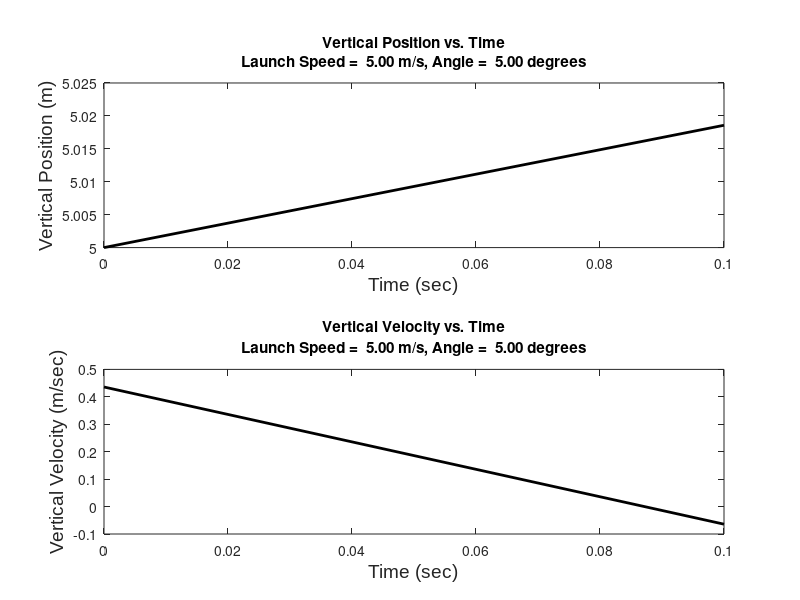

Here is the MATLAB script that generated this plot:
%   Filename: Two_Dimensional_Projectile.m
% ------------------------------------------------------------------------
%   James R. Haberland 19032003
%   Hoover High School
%   Ms. Harris
%
%   Start Date: Oct 08, 2019
%   Last Revised On: Oct 09, 2019
%
%   Purpose: Take inputs and do calcuations for projectile problems, that
%            involve two dimensions.
%
%   Psuedocode:
%   1. Take inputs for the calculations (Launch: Angle & Speed; Vertical
%      Acceleration, Initial Position, & Final Position.)
%   2. Do the calculation with the data (Initial horizontal and vertical
%   velocities;Total time in the air; Horizontal displacment; vertical
%   position quatio, horizontal position equation, and vertical velocity
%   equation.)
%   3. Output a formatted text display (Total time in air)
%   4. Output a graph that shows the data (Vertical Position vs. Time &
%   Vertical Velocity vs. Time)
%
%   Variables:
%       LA: This is the launch angle
%       LS: This is the launch speed
%       VA: This is the vertical acceleration
%       IVP: This is the initial vertical position
%       FVP: This is the final vertical position
%
%       Vix: This is the initial velcocity in the x direction
%       Viy: This is the initial velocity in the y direction
%       underSQRT: This is the number under the sqaure root when calculating
%           time with the qudaritc formula
%       tAir: This is the amount of time the object is in the air
%       tAirVec: This is the vector with all the time valuces between 0 and
%           tAir, so it is possible to graph
%       DX: This is the total horizontal distance traveled
%       Xy: This is the vertical position equation
%       Xx: This is the horizontal position equation
%       Vy: This is the vertical velocity equation
% 
%   Functions Called: (beyond built-in function)
%                       none
% ------------------------------------------------------------------------

% Inputs

LA = input('Input the launch angle (in degrees, above horizontal).');
LS = input('Input the launch speed (in meters/sec).');
VA = input('Input the vertical acceleration (in meters/sec^2).');
IVP = input('Input the initial vertical position (in meters).');
FVP = input('Input the final vertical position (in meters).');



% Calculations


% Initial Velocities
Vix = LS*cosd(LA);
Viy = LS*sind(LA);

% Time Air
underSQRT = Viy^2-(4*(.5*-VA)*(IVP-FVP));
if underSQRT<0
   fprintf("The numbers do not work, because you can't square root a negative")
   return
else
    tAir = max([(-Viy+sqrt(underSQRT))/(2*.5*-VA), (-Viy-sqrt(underSQRT))/(2*.5*-VA)]);
end
tAirVec = 0:.1:tAir;

% Horizontal Distance
DX = Vix*tAir;

% Vertical Position Equation
Xy = (.5*-VA*tAirVec.^2) + (Viy*tAirVec) + IVP;

% Horizontal Position Equation
Xx = Vix*tAirVec;

% Vertical Velocity Equation
Vy = -VA*tAirVec + Viy;


% Outputs

fprintf('The object was in the air for %5.2f seconds',tAir)

figure;
subplot(2,1,1)
plot(tAirVec,Xy,'k-','LineWidth',2)
xlabel('Time (sec)', "FontSize",14,"FontName",'Arial')
ylabel('Vertical Position (m)', "FontSize",14,"FontName",'Arial')
title(sprintf('Vertical Position vs. Time\nLaunch Speed = %5.2f m/s, Angle = %5.2f degrees',LS,LA))

subplot(2,1,2)
plot(tAirVec,Vy,'k-','LineWidth',2)
xlabel('Time (sec)', "FontSize",14,"FontName",'Arial')
ylabel('Vertical Velocity (m/sec)', "FontSize",14,"FontName",'Arial')
title(sprintf('Vertical Velocity vs. Time\nLaunch Speed = %5.2f m/s, Angle = %5.2f degrees',LS,LA))